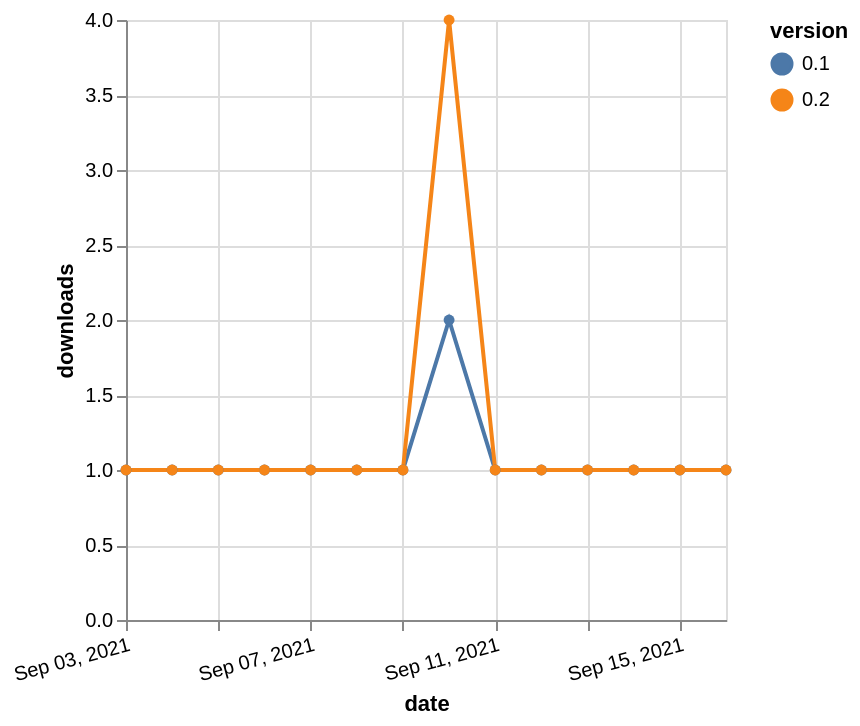

Write a Vega-Lite specification for this figure.
### Vega-Lite specification from a JSON file in a GitHub repository (floating-point values rounded to 4 significant figures)
{"$schema": "https://vega.github.io/schema/vega-lite/v5.json", "description": "A simple bar chart with embedded data.", "data": {"values": [{"date": "2021-09-03", "total": 171, "delta": 1, "version": "0.1"}, {"date": "2021-09-04", "total": 172, "delta": 1, "version": "0.1"}, {"date": "2021-09-05", "total": 173, "delta": 1, "version": "0.1"}, {"date": "2021-09-06", "total": 174, "delta": 1, "version": "0.1"}, {"date": "2021-09-07", "total": 175, "delta": 1, "version": "0.1"}, {"date": "2021-09-08", "total": 176, "delta": 1, "version": "0.1"}, {"date": "2021-09-09", "total": 177, "delta": 1, "version": "0.1"}, {"date": "2021-09-10", "total": 179, "delta": 2, "version": "0.1"}, {"date": "2021-09-11", "total": 180, "delta": 1, "version": "0.1"}, {"date": "2021-09-12", "total": 181, "delta": 1, "version": "0.1"}, {"date": "2021-09-13", "total": 182, "delta": 1, "version": "0.1"}, {"date": "2021-09-14", "total": 183, "delta": 1, "version": "0.1"}, {"date": "2021-09-15", "total": 184, "delta": 1, "version": "0.1"}, {"date": "2021-09-16", "total": 185, "delta": 1, "version": "0.1"}, {"date": "2021-09-03", "total": 153, "delta": 1, "version": "0.2"}, {"date": "2021-09-04", "total": 154, "delta": 1, "version": "0.2"}, {"date": "2021-09-05", "total": 155, "delta": 1, "version": "0.2"}, {"date": "2021-09-06", "total": 156, "delta": 1, "version": "0.2"}, {"date": "2021-09-07", "total": 157, "delta": 1, "version": "0.2"}, {"date": "2021-09-08", "total": 158, "delta": 1, "version": "0.2"}, {"date": "2021-09-09", "total": 159, "delta": 1, "version": "0.2"}, {"date": "2021-09-10", "total": 163, "delta": 4, "version": "0.2"}, {"date": "2021-09-11", "total": 164, "delta": 1, "version": "0.2"}, {"date": "2021-09-12", "total": 165, "delta": 1, "version": "0.2"}, {"date": "2021-09-13", "total": 166, "delta": 1, "version": "0.2"}, {"date": "2021-09-14", "total": 167, "delta": 1, "version": "0.2"}, {"date": "2021-09-15", "total": 168, "delta": 1, "version": "0.2"}, {"date": "2021-09-16", "total": 169, "delta": 1, "version": "0.2"}]}, "width": "container", "mark": {"type": "line", "point": {"filled": true}}, "encoding": {"x": {"field": "date", "type": "temporal", "timeUnit": "yearmonthdate", "title": "date", "axis": {"labelAngle": -15}}, "y": {"field": "delta", "type": "quantitative", "title": "downloads"}, "color": {"field": "version", "type": "nominal"}, "tooltip": {"field": "delta"}}}
